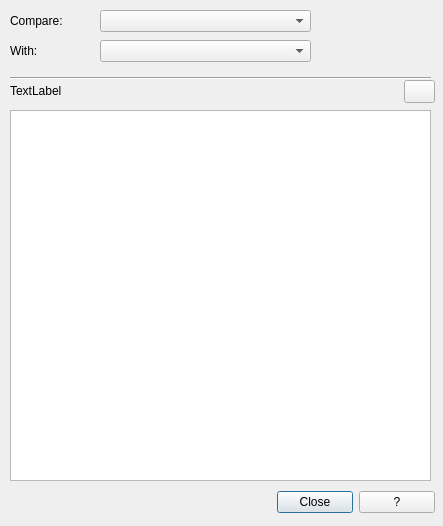
<?xml version="1.0" encoding="UTF-8"?>
<ui version="4.0">
    <class>DimStyle_Diff_Dialog</class>
    <widget class="QDialog" name="DimStyle_Diff_Dialog">
        <property name="geometry">
            <rect>
                <x>0</x>
                <y>0</y>
                <width>443</width>
                <height>526</height>
            </rect>
        </property>
        <property name="minimumSize">
            <size>
                <width>443</width>
                <height>526</height>
            </size>
        </property>
        <property name="maximumSize">
            <size>
                <width>443</width>
                <height>526</height>
            </size>
        </property>
        <property name="windowTitle">
            <string>QAD - Compare dimension styles</string>
        </property>
        <widget class="QLabel" name="label">
            <property name="geometry">
                <rect>
                    <x>10</x>
                    <y>10</y>
                    <width>81</width>
                    <height>21</height>
                </rect>
            </property>
            <property name="text">
                <string>Compare:</string>
            </property>
        </widget>
        <widget class="QLabel" name="label_2">
            <property name="geometry">
                <rect>
                    <x>10</x>
                    <y>40</y>
                    <width>81</width>
                    <height>21</height>
                </rect>
            </property>
            <property name="text">
                <string>With:</string>
            </property>
        </widget>
        <widget class="QComboBox" name="dimStyle1">
            <property name="geometry">
                <rect>
                    <x>100</x>
                    <y>10</y>
                    <width>211</width>
                    <height>22</height>
                </rect>
            </property>
            <property name="toolTip">
                <string>Specify the first dimension style.</string>
            </property>
        </widget>
        <widget class="QComboBox" name="dimStyle2">
            <property name="geometry">
                <rect>
                    <x>100</x>
                    <y>40</y>
                    <width>211</width>
                    <height>22</height>
                </rect>
            </property>
            <property name="toolTip">
                <string>Specify the second dimension style. If you set the second style as the first, all dimension
                    style properties will displayed.
                </string>
            </property>
        </widget>
        <widget class="Line" name="line">
            <property name="geometry">
                <rect>
                    <x>10</x>
                    <y>70</y>
                    <width>421</width>
                    <height>16</height>
                </rect>
            </property>
            <property name="orientation">
                <enum>Qt::Horizontal</enum>
            </property>
        </widget>
        <widget class="QLabel" name="msg">
            <property name="geometry">
                <rect>
                    <x>10</x>
                    <y>80</y>
                    <width>381</width>
                    <height>21</height>
                </rect>
            </property>
            <property name="text">
                <string>TextLabel</string>
            </property>
        </widget>
        <widget class="QWidget" name="layoutWidget">
            <property name="geometry">
                <rect>
                    <x>277</x>
                    <y>490</y>
                    <width>158</width>
                    <height>25</height>
                </rect>
            </property>
            <layout class="QHBoxLayout" name="horizontalLayout">
                <item>
                    <widget class="QPushButton" name="closeButton">
                        <property name="text">
                            <string>Close</string>
                        </property>
                    </widget>
                </item>
                <item>
                    <widget class="QPushButton" name="helpButton">
                        <property name="text">
                            <string>?</string>
                        </property>
                    </widget>
                </item>
            </layout>
        </widget>
        <widget class="QTableWidget" name="tableWidget">
            <property name="geometry">
                <rect>
                    <x>10</x>
                    <y>110</y>
                    <width>421</width>
                    <height>371</height>
                </rect>
            </property>
            <property name="toolTip">
                <string>&lt;html&gt;&lt;head/&gt;&lt;body&gt;&lt;p&gt;Display the result of comparing dimension
                    styles.If you compare two different styles, the settings that are different between the two
                    dimension styles, their current settings, and brief descriptions are listed. If you set the second
                    style as the first, all dimension style properties will displayed.&lt;/p&gt;&lt;/body&gt;&lt;/html&gt;
                </string>
            </property>
        </widget>
        <widget class="QPushButton" name="copyButton">
            <property name="geometry">
                <rect>
                    <x>404</x>
                    <y>80</y>
                    <width>31</width>
                    <height>23</height>
                </rect>
            </property>
            <property name="toolTip">
                <string>Copy the result of comparing into the clipboard.</string>
            </property>
            <property name="text">
                <string/>
            </property>
            <property name="icon">
                <iconset>
                    <normaloff>:/plugins/qad/icons/copy.png</normaloff>:/plugins/qad/icons/copy.png
                </iconset>
            </property>
        </widget>
    </widget>
    <resources/>
    <connections>
        <connection>
            <sender>helpButton</sender>
            <signal>clicked()</signal>
            <receiver>DimStyle_Diff_Dialog</receiver>
            <slot>ButtonHELP_Pressed()</slot>
            <hints>
                <hint type="sourcelabel">
                    <x>426</x>
                    <y>500</y>
                </hint>
                <hint type="destinationlabel">
                    <x>397</x>
                    <y>316</y>
                </hint>
            </hints>
        </connection>
        <connection>
            <sender>dimStyle1</sender>
            <signal>currentIndexChanged(int)</signal>
            <receiver>DimStyle_Diff_Dialog</receiver>
            <slot>DimStyleName1Changed()</slot>
            <hints>
                <hint type="sourcelabel">
                    <x>226</x>
                    <y>20</y>
                </hint>
                <hint type="destinationlabel">
                    <x>347</x>
                    <y>20</y>
                </hint>
            </hints>
        </connection>
        <connection>
            <sender>dimStyle2</sender>
            <signal>currentIndexChanged(int)</signal>
            <receiver>DimStyle_Diff_Dialog</receiver>
            <slot>DimStyleName2Changed()</slot>
            <hints>
                <hint type="sourcelabel">
                    <x>235</x>
                    <y>55</y>
                </hint>
                <hint type="destinationlabel">
                    <x>347</x>
                    <y>55</y>
                </hint>
            </hints>
        </connection>
        <connection>
            <sender>copyButton</sender>
            <signal>clicked()</signal>
            <receiver>DimStyle_Diff_Dialog</receiver>
            <slot>copyToClipboard()</slot>
            <hints>
                <hint type="sourcelabel">
                    <x>427</x>
                    <y>91</y>
                </hint>
                <hint type="destinationlabel">
                    <x>441</x>
                    <y>99</y>
                </hint>
            </hints>
        </connection>
        <connection>
            <sender>closeButton</sender>
            <signal>clicked()</signal>
            <receiver>DimStyle_Diff_Dialog</receiver>
            <slot>accept()</slot>
            <hints>
                <hint type="sourcelabel">
                    <x>303</x>
                    <y>504</y>
                </hint>
                <hint type="destinationlabel">
                    <x>210</x>
                    <y>500</y>
                </hint>
            </hints>
        </connection>
    </connections>
    <slots>
        <slot>ButtonHELP_Pressed()</slot>
        <slot>DimStyleName1Changed()</slot>
        <slot>DimStyleName2Changed()</slot>
        <slot>copyToClipboard()</slot>
    </slots>
</ui>
